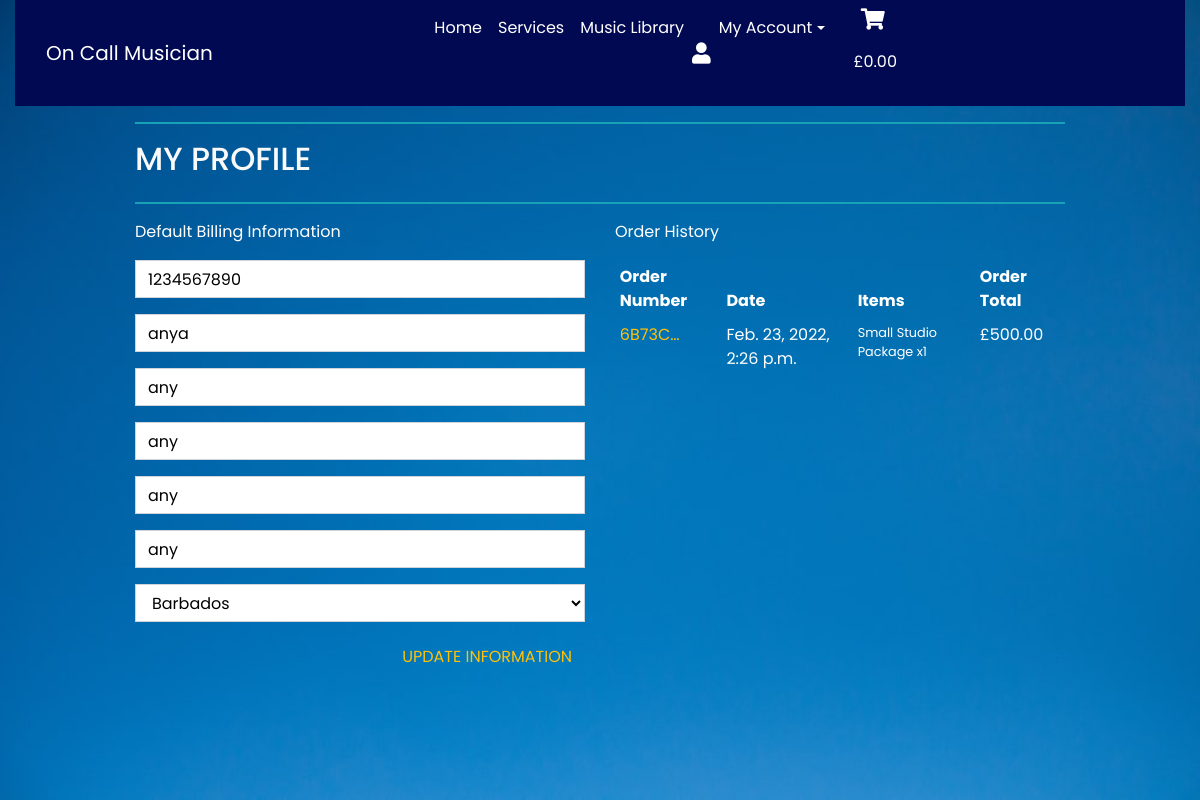
Page /profile/ (signed in) on the earlier database version.
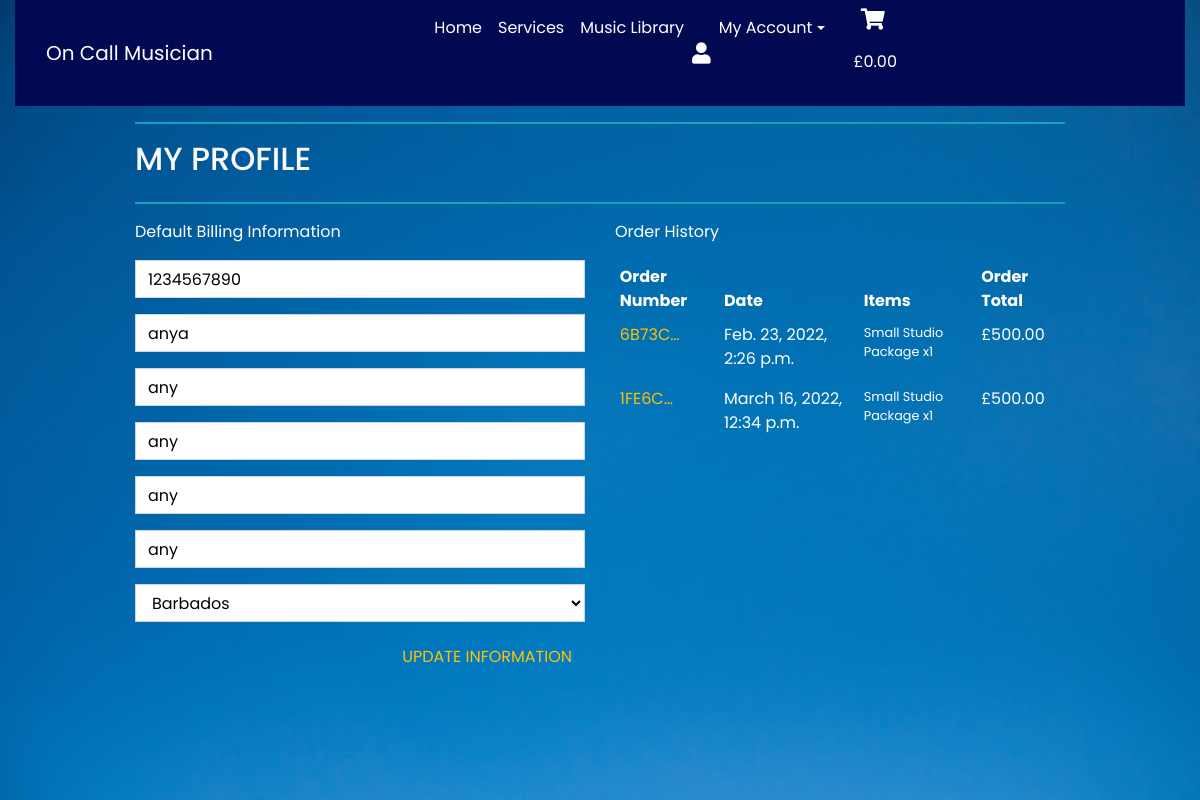
Same page on the later database version.
### profiles/models.py (models this page shows, shortened)
class UserProfile(models.Model):
    user = models.OneToOneField(User, on_delete=models.CASCADE)
    default_phone_number = models.CharField(max_length=20, null=True, blank=True)
    default_street_address1 = models.CharField(max_length=80, null=True, blank=True)
    default_street_address2 = models.CharField(max_length=80, null=True, blank=True)
    default_town_or_city = models.CharField(max_length=40, null=True, blank=True)
    default_county = models.CharField(max_length=80, null=True, blank=True)
    default_postcode = models.CharField(max_length=20, null=True, blank=True)
    default_country = CountryField(blank_label='Country', null=True, blank=True)

### checkout/models.py (models this page shows, shortened)
class Order(models.Model):
    order_number = models.CharField(max_length=32, null=False, editable=False)
    user_profile = models.ForeignKey(UserProfile, on_delete=models.SET_NULL,
                                     null=True, blank=True, related_name='orders')
    full_name = models.CharField(max_length=50, null=False, blank=False)
    email = models.EmailField(max_length=254, null=False, blank=False)
    phone_number = models.CharField(max_length=20, null=False, blank=False)
    country = CountryField(blank_label='Country *', null=False, blank=False)
    postcode = models.CharField(max_length=20, null=True, blank=True)
    town_or_city = models.CharField(max_length=40, null=False, blank=False)
    street_address1 = models.CharField(max_length=80, null=False, blank=False)
    street_address2 = models.CharField(max_length=80, null=True, blank=True)
    county = models.CharField(max_length=80, null=True, blank=True)
    date = models.DateTimeField(auto_now_add=True)
    order_total = models.DecimalField(max_digits=10, decimal_places=2, null=False, default=0)
    grand_total = models.DecimalField(max_digits=10, decimal_places=2, null=False, default=0)
    original_cart = models.TextField(null=False, blank=False, default='')
    stripe_pid = models.CharField(max_length=254, null=False, blank=False, default='')

class OrderLineItem(models.Model):
    order = models.ForeignKey(Order, null=False, blank=False, on_delete=models.CASCADE, related_name='lineitems')
    service = models.ForeignKey(Service, null=False, blank=False, on_delete=models.CASCADE)
    quantity = models.IntegerField(null=False, blank=False, default=0)
    lineitem_total = models.DecimalField(max_digits=6, decimal_places=2, null=False, blank=False, editable=False)

### services/models.py (models this page shows, shortened)
class Service(models.Model):
    name = models.CharField(max_length=254)
    description = models.TextField(max_length=400)
    price = models.DecimalField(max_digits=6, decimal_places=2)
    subscription = models.CharField(max_length=254, default='Subscription')
    access = models.CharField(max_length=254, default='Access')
    original_music = models.CharField(max_length=254, default='Original Music')
    rating = models.DecimalField(max_digits=6, decimal_places=2, null=True,
                                 blank=True)
    image_url = models.URLField(max_length=1024, null=True, blank=True)
    image = models.ImageField(null=True, blank=True)

### profiles/views.py (the view)
# urls.py: path('profile/', include('profiles.urls')),
@login_required
def profile(request):
    profile = get_object_or_404(UserProfile, user=request.user)
    if request.method == 'POST':
        form = UserProfileForm(request.POST, instance=profile)
        if form.is_valid():
            form.save()
            messages.success(request, 'Profile updated successfully')
        else:
            messages.error(request, 'Update failed. Please ensure the form is valid.')
    else:
        form = UserProfileForm(instance=profile)
    orders = profile.orders.all()
    template = 'profiles/profile.html'
    context = {
        'form': form,
        'orders': orders,
        'on_profile_page': True
    }
    return render(request, template, context)

### profiles/forms.py
class UserProfileForm(forms.ModelForm):
    class Meta:
        model = UserProfile
        exclude = ('user',)
    def __init__(self, *args, **kwargs):
        super().__init__(*args, **kwargs)
        placeholders = {
            'default_phone_number': 'Phone Number',
            'default_postcode': 'Postal Code',
            'default_town_or_city': 'Town or City',
            'default_street_address1': 'Street Address 1',
            'default_street_address2': 'Street Address 2',
            'default_county': 'County, State or Locality',
        }
        self.fields['default_phone_number'].widget.attrs['autofocus'] = True
        for field in self.fields:
            if field != 'default_country':
                if self.fields[field].required:
                    placeholder = f'{placeholders[field]} *'
                else:
                    placeholder = placeholders[field]
                self.fields[field].widget.attrs['placeholder'] = placeholder
            self.fields[field].widget.attrs['class'] = 'border-black rounded-0 profile-form-input'
            self.fields[field].label = False

### cart/contexts.py (called while the page is built, shortened)
def cart_contents(request):
    cart_items = []
    total = 0
    service_count = 0
    discount = 0
    cart = request.session.get('cart', {})
    if total < settings.TEN_PERCENT_DISCOUNT:
        discount = total * Decimal(settings.SINGLE_PRODUCT_COUNT)
        discount_delta = settings.TEN_PERCENT_DISCOUNT - total
    else:
        discount = 0
        discount_delta = 0
    grand_total = discount + total
    context = {
        'cart_items': cart_items,
        'total': total,
        'service_count': service_count,
        'discount': discount,
        'discount_delta': discount_delta,
        'ten_percent_discount': settings.TEN_PERCENT_DISCOUNT,
        'grand_total': grand_total,
    }
    return context

### profiles/templates/profiles/profile.html (shortened to what this page needs)
{% extends "base.html" %}
{% load static %}
{% block extra_css %}
<link rel="stylesheet" href="{% static 'profiles/css/profile.css' %}">
{% endblock %}
{% block content %}
<div class="overlay"></div>
<div class="container">
    <div class="row">
        <div class="col">
            <hr class="h-rule">
            <h2 class="logo-font mb-4">My Profile</h2>
            <hr class="h-rule">
        </div>
    </div>
    <div class="row">
        <div class="col-12 col-lg-6">
            <p class="text-white">Default Billing Information</p>
            <form class="mt-3" action="{% url 'profile' %}" method="POST" id="profile-update-form">
                {{ form|crispy }}
                <button class="btn btn-black rounded-0 text-uppercase text-warning float-right">Update Information</button>
            </form>
        </div>
        <div class="col-12 col-lg-6">
            <p class="text-white">Order History</p>
            <div class="order-history table-responsive">
                <table class="table table-sm table-borderless">
                    <thead class="text-white">
                        <tr>
                            <th >Order Number</th>
                            <th>Date</th>
                            <th>Items</th>
                            <th>Order Total</th>
                        </tr>
                    </thead>
                    <tbody>
                        {% for order in orders %}
                            <tr class="text-white">
                                <td>
                                    <a href="{% url 'order_history' order.order_number %}"
                                    title="{{ order.order_number }}" class="text-warning">
                                        {{ order.order_number|truncatechars:6 }}
                                    </a>
                                </td>
                                <td>{{ order.date }}</td>
                                <td>
                                    <ul class="list-unstyled">
                                        {% for item in order.lineitems.all %}
                                            <li class="small">
                                                {{ item.service.name }}
                                                 x{{ item.quantity }}
                                            </li>
                                        {% endfor %}
                                    </ul>
                                </td>
                                <td>£{{ order.grand_total }}</td>
                            </tr>
                        {% endfor %}
                    </tbody>
                </table>
            </div>
        </div>
    </div>
{% endblock %}

### templates/base.html (shortened to what this page needs)
{% load static %}
<!DOCTYPE html>
<html lang="en">
<head>
    {% block corecss %}
    <link rel="stylesheet" href="https://cdn.jsdelivr.net/npm/bootstrap@4.5.3/dist/css/bootstrap.min.css"
>
    <link rel="stylesheet" href="https://use.fontawesome.com/releases/v5.15.4/css/all.css"
>
    <link rel="stylesheet" href="{% static 'css/base.css' %}">
    {% endblock %}
    {% block extra_css %}
    {% endblock %}
</head>
<body>
    <header class="container-fluid ">
        <nav class="navbar navbar-expand-lg navbar-dark">
            <a class="navbar-brand col-12 col-lg-4 my-auto py-1 py-lg-0 text-center text-lg-left"
                href="{% url 'home' %}">On
                Call Musician</a>
            <div class="collapse navbar-collapse" id="navbarNavDropdown">
                <ul class="navbar-nav">
                    <li class="nav-item active">
                        <a class="nav-link" href="{% url 'home' %}">Home <span class="sr-only">(current)</span></a>
                    </li>
                    {% if request.user.is_authenticated %}
                    <li class="nav-item active">
                        <a class="nav-link" href="{% url 'services' %}">Services</a>
                    </li>
                    <li class="nav-item active">
                        <a class="nav-link" href="{% url 'music_library' %}">Music Library</a>
                    </li>
                    {% endif %}
                        {% if request.user.is_authenticated %}
                        <i class="fas fa-user fa-lg text-white"></i>
                        <li class="list-inline-item dropdown">
                        <a class="nav-link dropdown-toggle active" href="#" id="navbarDropdownMenuLink" role="button"
                            data-toggle="dropdown" aria-haspopup="true" aria-expanded="false">
                            My Account
                        </a>
                            {% endif %}
                        </li>
                    {% if request.user.is_authenticated %}
                    <li class="list-inline-item dropdown">
                        <i class="fas fa-shopping-cart fa-lg text-white "></i>
                        <a class="{% if grand_total %}text-info font-weight-bold{% else %}text-black{% endif %} nav-link"
                            href="{% url 'view_cart' %}">
                            <p class="text-white cart-price " id="navbarDropdownMenuLink">
                                {% if grand_total %}
                                £{{ grand_total|floatformat:2 }}
                                {% else %}
                                £0.00
                                {% endif %}
                            </p>
                    </a>
                    </li>
                    {% endif %}
                </ul>
            </div>
        </nav>
    </header>
    {% block content %}
    {% endblock %}
</body>
</html>

### static/css/base.css (style rules this page uses)
html { height: 100%; }
body { background: url('/media/hannah-troupe-wL_w5t_OKtI-unsplash.jpg') no-repeat center center fixed; background-size: cover; color: rgb(250, 250, 250); font-family: 'Poppins', sans-serif; }
.overlay { height: 100%; width: 100%; top: 0; left: 0; position: fixed; background-image: url(/media/overlay.png); background-size: cover; z-index: -1; }
.h-rule { border: 1px solid #17a2b8; }
.navbar { background: rgb(1, 9, 82); max-width: 100%; }
#navbarDropdownMenuLink { display: flex; align-items: center; justify-content: center; }
.list-inline-item i { display: flex; align-items: center; justify-content: center; padding-top: 3px; }
.cart-price { margin-top: 15px; margin-left: 5px; }
.fa-shopping-cart { margin-left: 0; }
.logo-font { text-transform: uppercase; }
.text-white { color: rgb(255, 255, 255) !important; }
@media (min-width: 1200px) { .container { max-width: 80%; } }
@media (min-width: 992px) { .fa-user { display: flex; align-items: center; justify-content: center; } }

### profiles/static/profiles/css/profile.css (style rules this page uses)
.order-history { max-height: 416px; overflow-y: auto; }
#profile-update-form .form-control { color: #000; }
#profile-update-form input::placeholder { color: #aab7c4; }
#id_default_country, #id_default_country option:not(:first-child) { color: #000; }

Differences in the rows shown:
added Order: order_number "1FE6C…", date "March 16, 2022, 12:34 p.m.", grand_total "500.00"
added OrderLineItem: service.name "Small Studio Package", quantity "1", shown under "1FE6C…"
